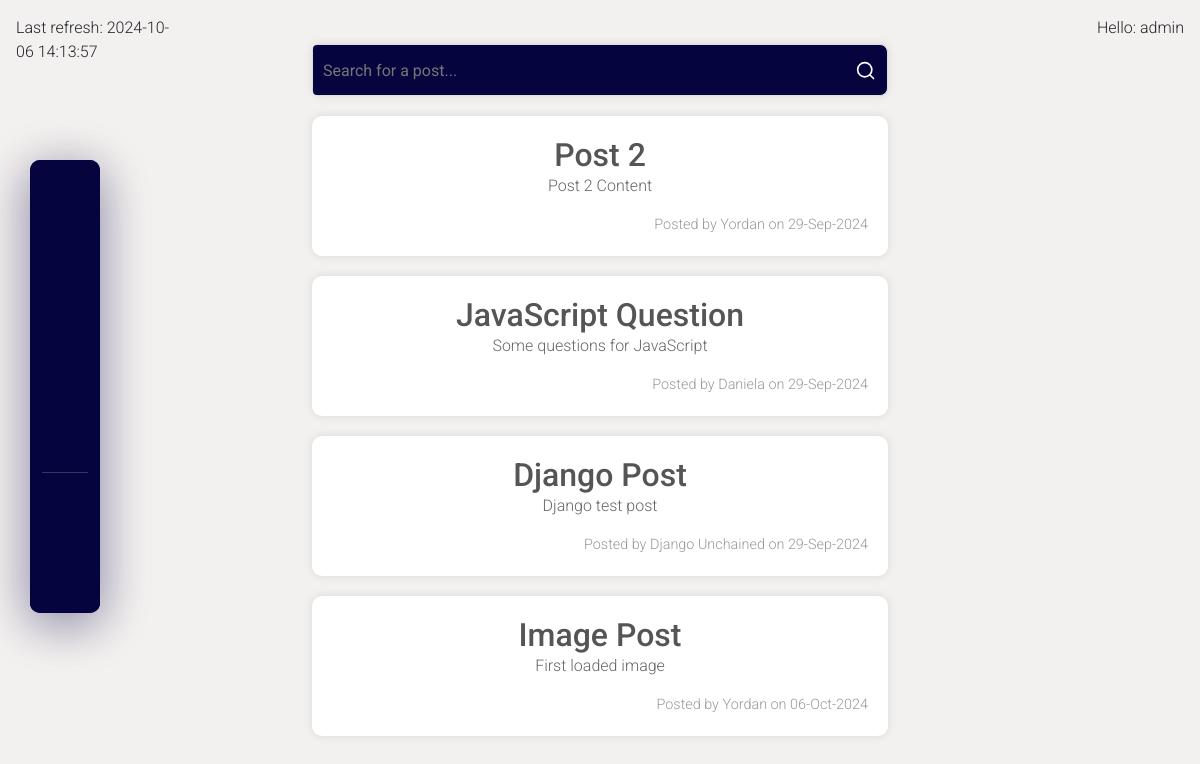
The page /dashboard/ (signed in) on the database its author committed.
### forumApp/posts/models.py (models this page shows)
class Post(models.Model):
    TITLE_MAX_LENGTH = 100
    title = models.CharField(
        max_length=TITLE_MAX_LENGTH,
    )
    content = models.TextField(
        validators=(
            BadLanguageValidator(),
        )
    )
    author = models.CharField(
        max_length=30,
    )
    created_at = models.DateTimeField(
        auto_now_add=True,
    )
    languages = models.CharField(
        max_length=20,
        choices=LanguageChoice.choices,
        default=LanguageChoice.OTHER,
    )
    image = models.ImageField(
        upload_to='post_images/',
        blank=True,
        null=True,
    )

### forumApp/posts/views.py (the view)
# urls.py: path('dashboard/', dashboard, name="dash"),
def dashboard(request):
    form = SearchForm(request.GET)
    posts = Post.objects.all()
    if request.method == "GET":
        if form.is_valid():
            query = form.cleaned_data['query']
            posts = posts.filter(title__icontains=query)
    context = {
        "posts": posts,
        "form": form,
    }
    return render(request, 'posts/dashboard.html', context)

### forumApp/posts/forms.py
class SearchForm(forms.Form):
    query = forms.CharField(
        label='',
        required=False,
        max_length=100,
        widget=forms.TextInput(
            attrs={
                'placeholder': 'Search for a post...',
            }
        )
    )

### forumApp/posts/templatetags/current_time.py (called while the page is built)
@register.simple_tag(name='current_time')
def current_time(format_str='%Y-%m-%d %H:%M:%S'):
    return datetime.now().strftime(format_str)

### forumApp/posts/templatetags/markdown_extras.py (called while the page is built)
@register.filter(name="markdown")
def markdown_format(text):
    return mark_safe(markdown.markdown(text))

### forumApp/posts/templatetags/user_info.py (called while the page is built)
@register.inclusion_tag('common/user-info.html')
def user_info(user):
    if user.is_authenticated:
        return {
            'username': user.username,
        }
    return {
        'username': "Anonymous",
    }

### templates/posts/dashboard.html
{% extends 'common/base.html' %}
{% load markdown_extras %}
{% block content %}
    {% include "common/nav.html" %}
    <div class="container">
        {% include 'posts/search-form.html' %}
        <div class="posts">
            {% for post in posts %}
                <a id="post-url" href="{% url 'details-post' post.pk %}">
                    <div class="post">
                        <h2>{{ post.title|capfirst }}</h2>
                        {% if not post.content %}
                            {% lorem 3 p %}
                        {% else %}
                            {{ post.content|markdown }}
                        {% endif %}
                        <div class="post-meta">
                            <span>Posted by {{ post.author|default:"anonymous" }} on {{ post.created_at|date:"d-M-Y" }}</span>
                        </div>
                    </div>
                </a>
            {% empty %}
                <h1>No Posts</h1>
            {% endfor %}
        </div>
    </div>
{% endblock %}

### templates/common/user-info.html
<div class="user-info">
    <p>Hello: {{ username }}</p>
</div>

### staticfiles/css/posts.css (style rules this page uses)
body { font-family: "Roboto", sans-serif; font-weight: 300; font-style: normal; background-color: #f3f0f0; margin: 0; padding: 0; }
.container { width: 80%; margin: 0 auto; padding: 20px; }
#post-url { text-decoration: none; }
.posts { margin-top: 20px; display: flex; flex-direction: column; gap: 20px; }
.post { padding: 20px; border-radius: 10px; background-color: #ffffff; box-shadow: 0 0 10px rgba(0, 0, 0, 0.1); }
.post h2 { margin: 0; color: #555; }
.post p { color: #666; }
.post-meta { margin-top: 10px; display: flex; justify-content: end; font-size: 0.9em; color: #999; }

### staticfiles/css/nav.css (style rules this page uses)
*, *:after, *:before { box-sizing: border-box; }

### staticfiles/css/forms.css (style rules this page uses)
form div { margin-bottom: 15px; }
form input[type="text"], form textarea { width: 100%; padding: 10px; font-size: 16px; border: 1px solid #ccc; border-radius: 4px; }

### staticfiles/css/search-bar.css (style rules this page uses)
.search-bar div { width: 100%; height: 100%; }
.search-bar div input[type="text"] { background-color: #05043e; border: none; padding-left: 10px; height: 50px; color: white; }

### rows shown on the page
Post: title "Post 2", content "Post 2 Content", author "Yordan", created_at "29-Sep-2024"
Post: title "JavaScript Question", content "Some questions for JavaScript", author "Daniela", created_at "29-Sep-2024"
Post: title "Django Post", content "Django test post", author "Django Unchained", created_at "29-Sep-2024"
Post: title "Image Post", content "First loaded image", author "Yordan", created_at "06-Oct-2024"

### other values the page prints
{{ username }} "admin"
